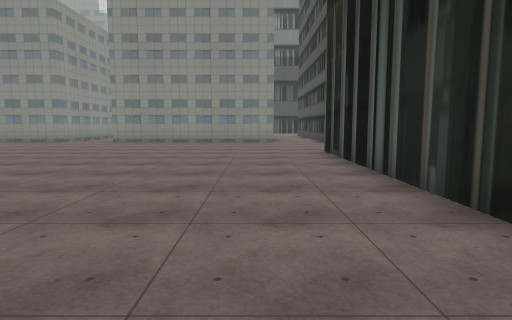
view 1 (above)

24 first-person views from a walk through a 3-D level made in the Unity game engine. The camera is 1.5 m above the floor, tilts 6° down and sees 75° across. The floor is counted in squares, 2 m on a side. Each view is taken from the middle of a square. On the plan, view 1 faces up. The plan holds only what a view shows up to about 11 squares ahead; the rest is blank. The place goes on beyond the plan. The player is left out. Some surface patterns are stand-ins.

view 2
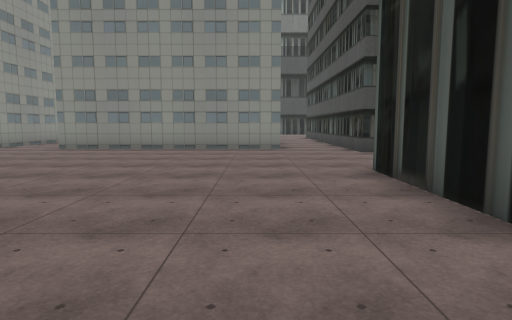

view 3
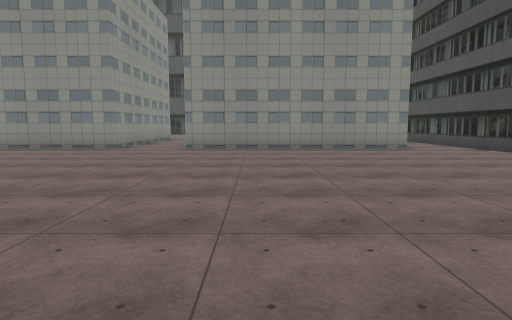

view 4
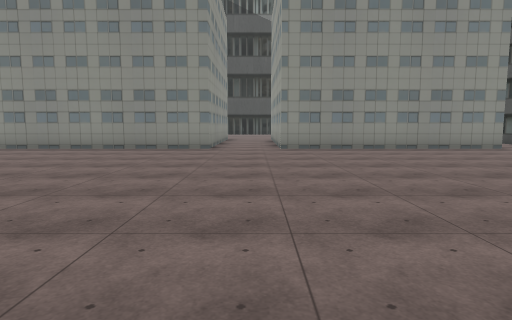

view 5
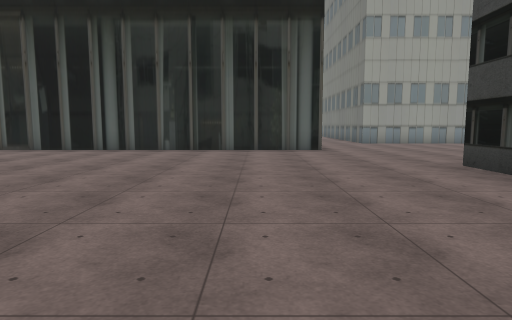

view 6
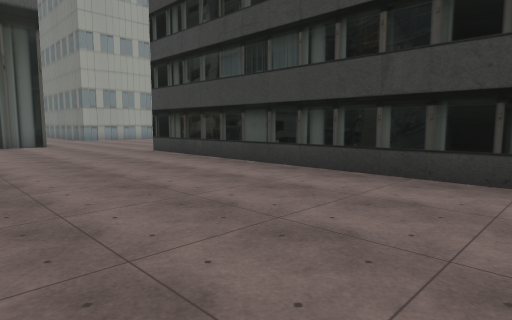

view 7
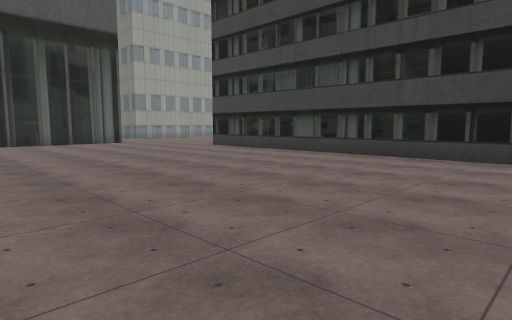

view 8
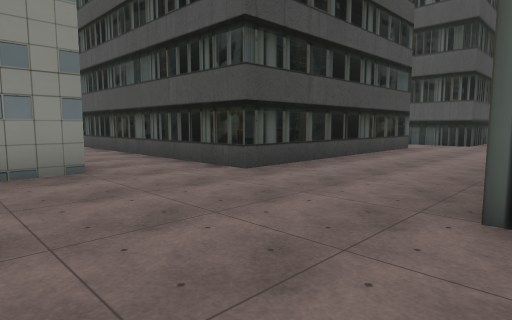

view 9
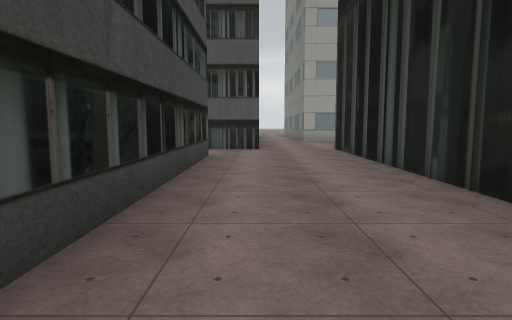

view 10
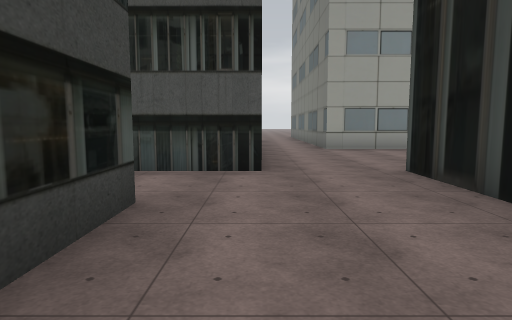

view 11
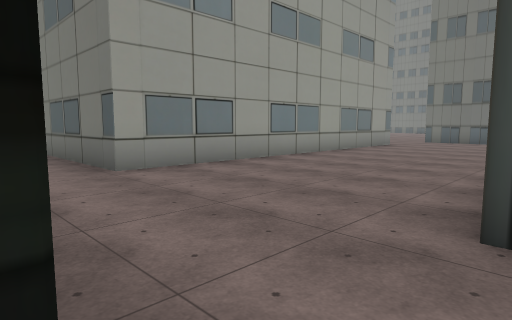

view 12
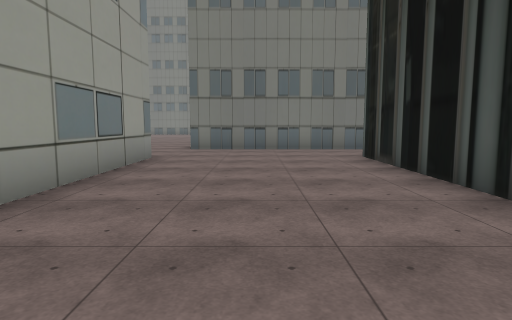

view 13
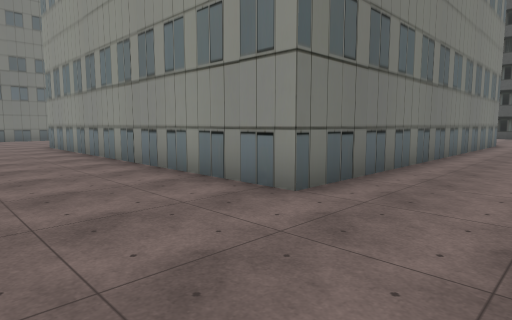

view 14
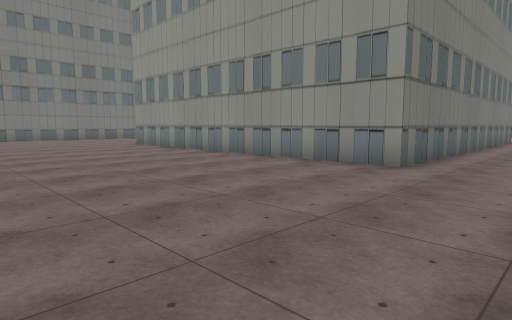

view 15
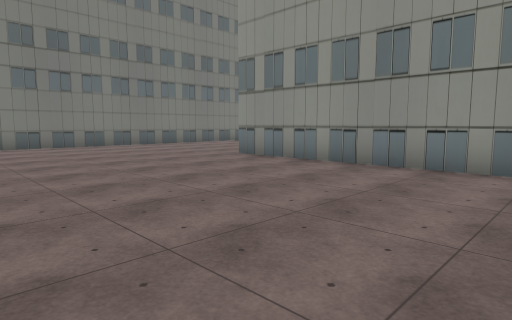

view 16
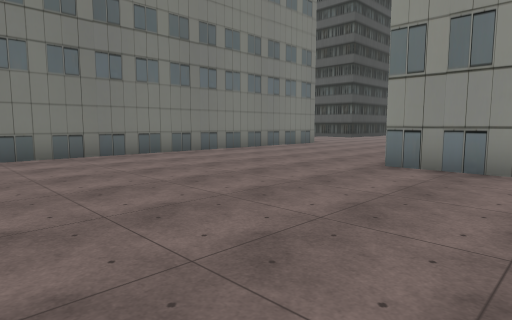

view 17
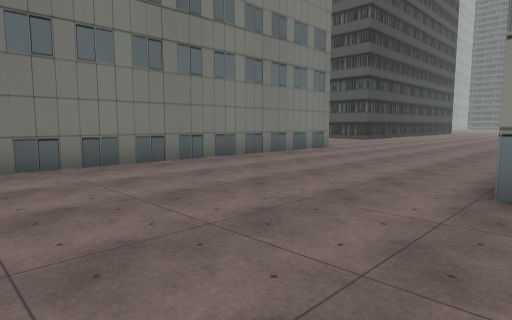

view 18
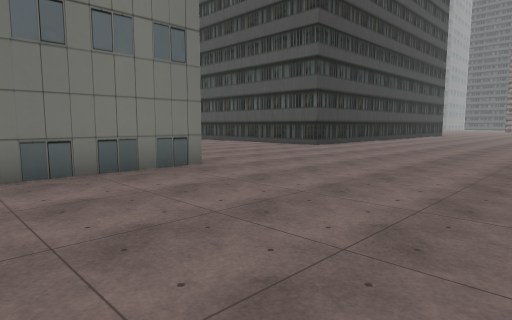

view 19
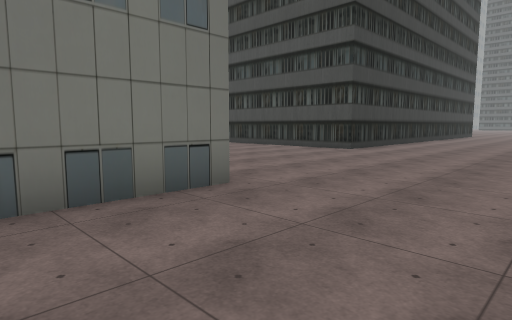

view 20
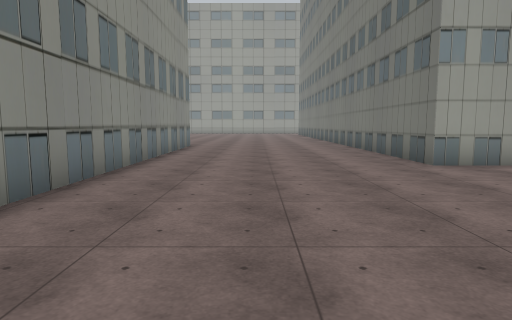

view 21
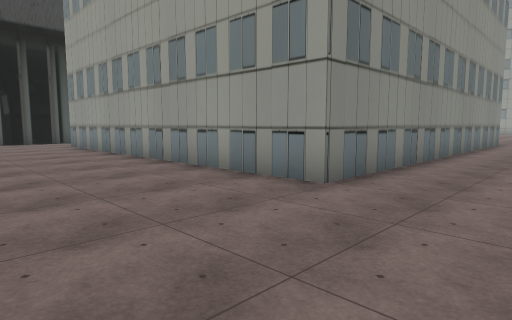

view 22
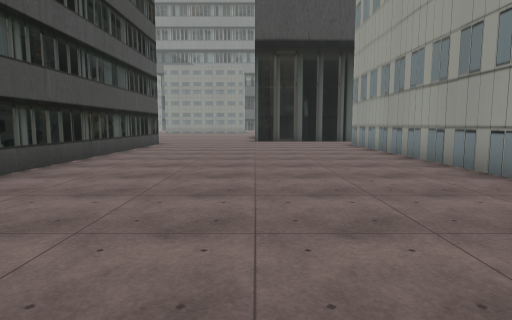

view 23
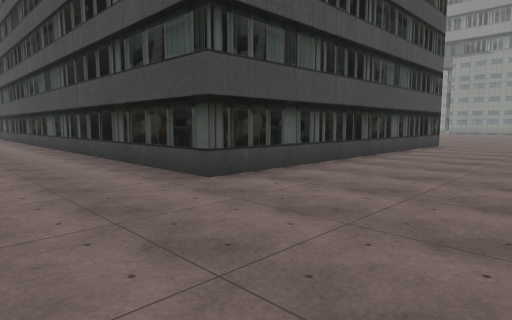

view 24
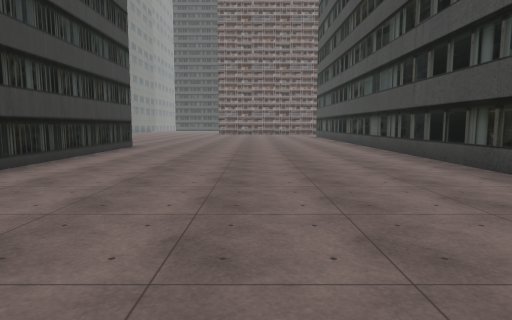

### Floor plan
Points are (right, up) in squares from view 1. A wall is a line through its corners. A room is listed if a view was taken in it or the views show most of it. See-through windows are left out.
Room 1 (views 1, 2, 3, 4, 5, 6, 7, 8, 9, 10, 11)
walls: (0.9, 14.5) (-6.2, 14.5); (5.1, 9.5) (11.5, 9.5); (2, -1) (2, 9.6); (-8.5, 15.1) (-8.5, 14.5) (-12.5, 14.5); (-11, -2.8) (-1.8, -2.8); (10.2, 13.2) (2.9, 13.2) (2.9, 16.5); (12.4, 11.9) (12.4, 14)
ways out: opening at (0, -2.7) to room 2; opening at (12.5, 10.5) to room 2
Room 2 (views 12, 13, 14, 15, 16, 17, 18, 19, 20, 21, 22, 23, 24)
walls: (6.6, -3.3) (17, -3.3) (17, -13.6); (-1.8, -4.1) (-1.8, -13.1) (-10.8, -13.1); (3.6, -21.3) (4.5, -21.3) (4.5, -22.2); (16, -13.6) (5.6, -13.6) (5.6, -4); (11.2, -20.8) (11.2, -19.3) (22, -19.3); (17.4, -0.8) (17.4, 9.8) (21.6, 9.8); (12.4, 3.8) (12.4, -1); (-10.1, -21.3) (-4.5, -21.3); (11.5, 9.5) (12.5, 9.5)
ways out: opening at (0, -2.7) to room 1; opening at (12.5, 10.5) to room 1

Positions as (right, up) in squares from view 1, and headings:
1: (0, 0), facing up
2: (0, 4), facing up
3: (-4, 4), facing up
4: (-7, 4), facing up
5: (-8, 1), facing right
6: (-11, 2), facing down-right
7: (-12, 5), facing down-right
8: (-1, 9), facing up-right
9: (2, 12), facing right
10: (7, 12), facing right
11: (12, 12), facing down-right
12: (15, 7), facing down
13: (20, -1), facing down-left
14: (23, -1), facing down-left
15: (23, -7), facing down-left
16: (23, -11), facing down-left
17: (21, -13), facing down-left
18: (15, -14), facing down-left
19: (14, -16), facing down-left
20: (5, -16), facing right
21: (2, -16), facing up-right
22: (2, -16), facing up
23: (2, -16), facing up-left
24: (1, -17), facing left
